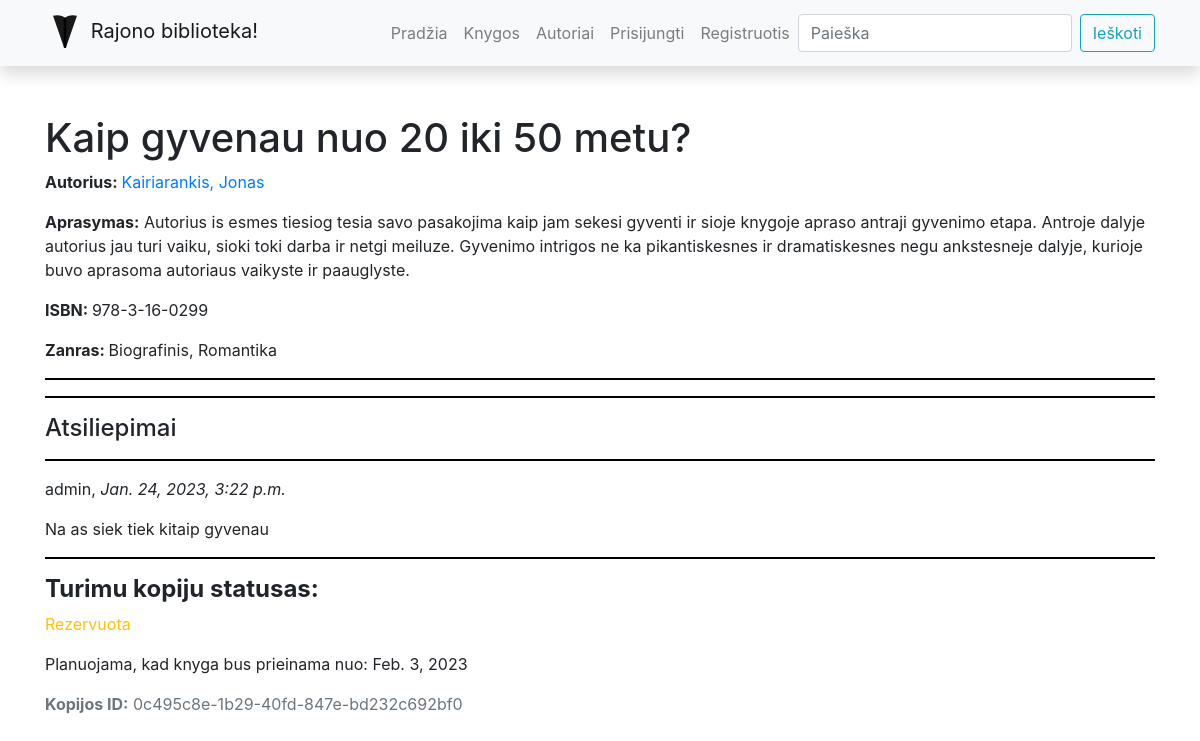
The app's page /library/books/8 with its own data.
### library/models.py (models this page shows, shortened)
class Book(models.Model):
    title = models.CharField('Pavadinimas', max_length=200)
    author = models.ForeignKey('Author', on_delete=models.SET_NULL, null=True, related_name='books')
    summary = models.TextField('Aprasymas', max_length=1000, help_text='Trumpas knygos aprasymas')
    isbn = models.CharField('ISBN', max_length=13)
    genre = models.ManyToManyField(Genre, help_text='Isrinkite zanra knygai')
    cover = models.ImageField('Virselis', upload_to='covers', null=True, blank=True)
    def display_genre(self):
        return '; '.join([genre.name for genre in self.genre.all()])
    display_genre.short_description = 'Zanras'
    class Meta:
        verbose_name = "Knyga"
        verbose_name_plural = "Knygos"

class Author(models.Model):
    first_name = models.CharField('Vardas', max_length=100)
    last_name = models.CharField('Pavarde', max_length=100)
    description = HTMLField()
    def display_books(self):
        return ', '.join([book.title for book in self.books.all()[:3]])
    display_books.short_description = "Knygos"
    class Meta:
        ordering = ['last_name', 'first_name']
        verbose_name = "Autorius"
        verbose_name_plural = "Autoriai"
    def __str__(self):
        return f'{self.last_name}, {self.first_name}'

class Genre(models.Model):
    name = models.CharField('Pavadinimas', max_length=200, help_text='Iveskite knygos zanra')
    def __str__(self):
        return self.name
    class Meta:
        verbose_name = "Zanras"
        verbose_name_plural = "Zanrai"

class BookReview(models.Model):
    book = models.ForeignKey('Book', on_delete=models.SET_NULL, null=True, blank=True)
    reviewer = models.ForeignKey(User, on_delete=models.SET_NULL, null=True, blank=True)
    date_created = models.DateTimeField(auto_now_add=True)
    content = models.TextField('Atsiliepimas', max_length=2000)

class BookInstance(models.Model):
    id = models.UUIDField(primary_key=True, default=uuid.uuid4, help_text='Unikalus knygos kopijos ID')
    book = models.ForeignKey('Book', on_delete=models.SET_NULL, null=True)
    due_back = models.DateField('Bus prieinama', null=True, blank=True)
    LOAN_STATUS = (
        ('a', 'Administruojama'),
        ('p', 'Paimta'),
        ('g', 'Galima paimti'),
        ('r', 'Rezervuota')
    )
    status = models.CharField(
        max_length=1,
        choices=LOAN_STATUS,
        blank=True,
        default='a',
        help_text='Status'
    )
    reader = models.ForeignKey(User, on_delete=models.SET_NULL, null=True, blank=True)
    class Meta:
        ordering = ['due_back']

### library/views.py (the view, shortened to what this page needs)
# urls.py: path('books/<int:pk>', views.BookDetailView.as_view(), name='book-detail'),
class BookDetailView(FormMixin, generic.DetailView):
    model = Book  # automatiskai sukuriamas kintamasis Book -> book
    template_name = 'book_detail_styled.html'  # nurodome is kur ims apipavidalinima internete
    form_class = BookReviewForm
    class Meta:
        ordering = ['title']

### library/forms.py
class BookReviewForm(forms.ModelForm):
    class Meta:
        model = BookReview
        fields = ('content', 'book', 'reviewer')
        widgets = {'book': forms.HiddenInput(), 'reviewer': forms.HiddenInput()}

### library/templates/book_detail_styled.html (shortened to what this page needs)
{% extends "base.html" %}
{% block content %}
<h1>{{book.title}}</h1>
<p><b>Autorius: </b><a href="{% url 'author-detail' book.author.id %}"> {{book.author}}</a></p>
<p><b>Aprasymas:</b> {{book.summary}}</p>
<p><b>ISBN: </b>{{book.isbn}}</p>
<p><b>Zanras: </b>{{book.genre.all|join:", "}}</p>
<hr>
<hr>
<h4>Atsiliepimai</h4>
{% if book.bookreview_set.all %}
{% for book_review_obj in book.bookreview_set.all %}
<hr>
<p>{{book_review_obj.reviewer}}, <em>{{book_review_obj.date_created}}</em></p>
<p>{{book_review_obj.content}}</p>
{% endfor %}
{% else %}
<p>Knyga neturi atsiliepimu</p>
{% endif %}
<hr>
<h4><b>Turimu kopiju statusas: </b></h4>
{% for book_inst_obj in book.bookinstance_set.all %}
<p class="{% if book_inst_obj.status == 'g' %}text-success
{% elif book_inst_obj.status == 'p' %}text-danger
{% else %}text-warning
{% endif %}">{{book_inst_obj.get_status_display}}</p>
{% if book_inst_obj.status != 'g'%}
<p>Planuojama, kad knyga bus prieinama nuo: {{book_inst_obj.due_back}}</p>
{% endif %}
<p class="text-muted"><strong>Kopijos ID:</strong> {{book_inst_obj.id}}</p>
{%endfor%}
{% endblock %}

### library/static/css/styles.css (style rules this page uses)
hr { width: 100%; background-color: black; height: 1px; border-color : transparent; }

### records on screen
Book: title "Kaip gyvenau nuo 20 iki 50 metu?", author "Kairiarankis, Jonas", summary "Autorius is esmes tiesiog tesia savo pasakojima kaip jam sekesi gyventi ir sioje knygoje apraso antraji gyvenimo etapa. Antroje dalyje autorius jau turi vaiku, sioki toki darba ir netgi meiluze. Gyvenimo intrigos ne ka pikantiskesnes ir dramatiskesnes negu ankstesneje dalyje, kurioje buvo aprasoma autoriaus vaikyste ir paauglyste.", isbn "978-3-16-0299", genre.all "Biografinis, Romantika"
BookReview: reviewer "admin", date_created "Jan. 24, 2023, 3:22 p.m.", content "Na as siek tiek kitaip gyvenau"
BookInstance: status "Rezervuota", due_back "Feb. 3, 2023", id "0c495c8e-1b29-40fd-847e-bd232c692bf0"
